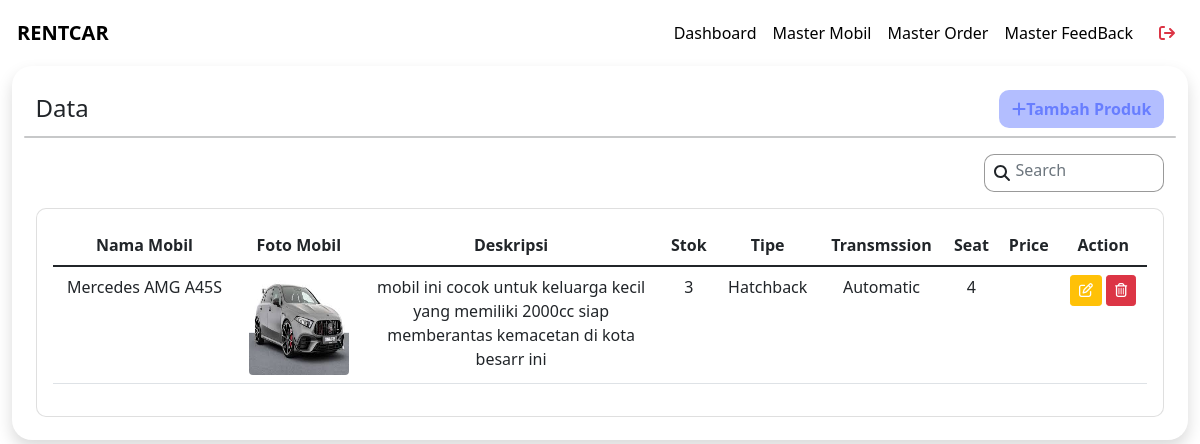
The app's page /mobil/master-mobil/ (signed in), older data.
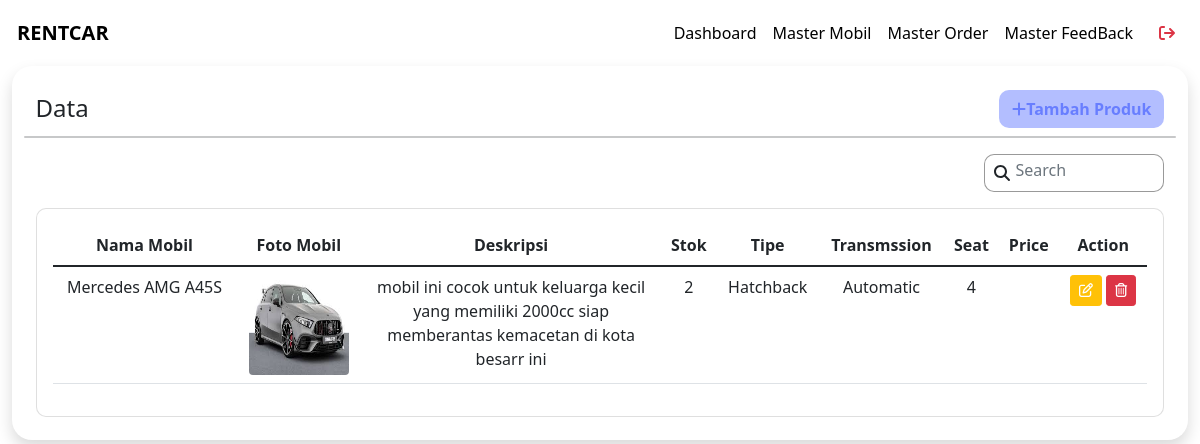
The same page, newer data.
### mobil/models.py (models this page shows, shortened)
class Mobils(models.Model):
    TRANSMISSION = [
        ('Manual', 'Manual'),
        ('Automatic', 'Automatic'),
    ]
    TYPE_CAR = [
        ('Convertible','Convertible'),
        ('Coupe','Coupe'),
        ('Sedan','Sedan'),
        ('Hatchback','Hatchback'),
        ('SUV','SUV'),
        ('MPV','MPV'),
    ]
    name = models.CharField(max_length=100)
    stock = models.PositiveIntegerField()
    image1 = models.ImageField(upload_to="images/")
    image2 = models.ImageField(upload_to="images/")
    image3 = models.ImageField(upload_to="images/")
    pricePerDay = models.IntegerField()
    transmission = models.CharField(max_length=10, choices=TRANSMISSION)
    typeCar = models.CharField(max_length=20, choices=TYPE_CAR)
    description = models.CharField(max_length=150)
    seat = models.CharField(max_length=10)
    created_at = models.DateTimeField(auto_now_add=True)
    updated_at = models.DateTimeField(auto_now=True)

### mobil/views.py (the view)
# urls.py: path('master-mobil/', views.masterMobil, name="masterMobil"),
def masterMobil(request):
    current_user = request.user
    if not request.user.is_superuser:
        return redirect("user:loginAdmin")
    search_query = request.GET.get('search', '')
    mobils = Mobils.objects.all().order_by('-updated_at')
    if search_query:
        mobils = mobils.filter(name__icontains=search_query)
    for mobil in mobils:
        mobil.pricePerDay = currency(mobil.pricePerDay)
    context = {
        'mobils': mobils,
        'search_query': search_query,
    }
    return render(request, './admin/manageCar.html', context)

### utils/currency.py (called while the page is built)
def currency(amount):
    try:
        amount = Decimal(amount)
        return format_currency(amount, 'IDR', locale='id_ID')
    except (InvalidOperation, TypeError, ValueError):
        return "Invalid amount"

### templates/admin/manageCar.html (shortened to what the changed rows need)
{% extends '../base.html' %}
{% load static %}
{% block headers %}
<link href="{% static 'css/admin/manageCar.css' %}" rel="stylesheet" type="text/css">
<link rel="stylesheet" href="https://cdnjs.cloudflare.com/ajax/libs/font-awesome/6.0.0-beta3/css/all.min.css">
{% endblock headers %}
{% block contents %}
<div class="wrapper">
    <div class="tabel shadow">
        <div class="row">
            <div class="col-12 col-xl-12 mb-4 mb-lg-0">
                <div class="card">
                    <div class="card-body">
                        <div class="table-responsive">
                            <table class="table">
                                <thead>
                                    <tr>
                                        <th class=" text-center">Nama Mobil</th>
                                        <th class=" text-center">Foto Mobil</th>
                                        <th class=" text-center">Deskripsi</th>
                                        <th class=" text-center">Stok</th>
                                        <th class=" text-center">Tipe</th>
                                        <th class=" text-center">Transmssion</th>
                                        <th class=" text-center">Seat</th>
                                        <th class=" text-center">Price</th>
                                        <th class=" text-center">Action</th>
                                    </tr>
                                </thead>
                                <tbody>
                                    {% if mobils %}
                                    {% for mobil in mobils %}
                                    <tr>
                                        <td class="text-center">{{mobil.name}}</td>
                                        <td class="text-center"><img class="rounded" src="{{ mobil.image1.url }}" alt="Product Image" style="width: 100px; height: 100px"></td>
                                        <td class="text-center" style="width:300px">{{mobil.description}}</td>
                                        <td class="text-center">{{mobil.stock}}</td>
                                        <td class="text-center">{{mobil.typeCar}}</td>
                                        <td class="text-center">{{mobil.transmission}}</td>
                                        <td class="text-center">{{mobil.seat}}</td>
                                        <td class="text-center">{{mobil.pricePerDay}}</td>
                                        <td class="text-center">
                                            <a type="button" class="btn btn-warning btn-sm shadow-none" data-bs-toggle="modal" data-bs-target="#updateMobilModal{{ mobil.id }}"><i class="fa-regular fa-pen-to-square text-white"></i></a>
                                            <a type="button" class="btn btn-danger btn-sm ml-2 shadow-none" data-bs-toggle="modal" data-bs-target="#deleteMobilModal{{ mobil.id }}"><i class="fa-regular fa-trash-can"></i></a>
                                        </td>
                                    </tr>
                                    {% endfor %}
                                    {% else %}
                                    <tr>
                                        <td class="text-center" colspan="9">tidak ditemukan</td>
                                    </tr>
                                    {% endif %}
                                </tbody>
                            </table>
                        </div>
                    </div>
                </div>
            </div>
        </div>
    </div>
</div>
{% endblock contents %}

Row changes from the older to the newer data that the page shows:
changed Mobils "Mercedes AMG A45S": stock "3" → "2"
